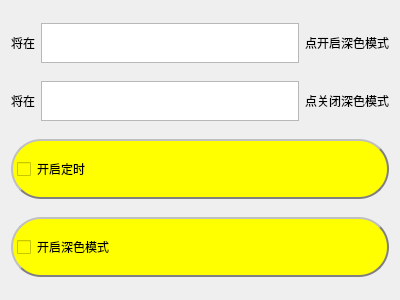
<?xml version="1.0" encoding="UTF-8"?>
<ui version="4.0">
 <class>Dialog4</class>
 <widget class="QDialog" name="Dialog4">
  <property name="geometry">
   <rect>
    <x>0</x>
    <y>0</y>
    <width>400</width>
    <height>300</height>
   </rect>
  </property>
  <property name="windowTitle">
   <string>Dialog</string>
  </property>
  <layout class="QVBoxLayout" name="verticalLayout">
   <item>
    <layout class="QHBoxLayout" name="horizontalLayout">
     <item>
      <widget class="QLabel" name="label">
       <property name="styleSheet">
        <string notr="true">font: 16pt &quot;华文琥珀&quot;;</string>
       </property>
       <property name="text">
        <string>将在</string>
       </property>
      </widget>
     </item>
     <item>
      <widget class="QTextEdit" name="textEdit">
       <property name="maximumSize">
        <size>
         <width>16777215</width>
         <height>40</height>
        </size>
       </property>
      </widget>
     </item>
     <item>
      <widget class="QLabel" name="label_2">
       <property name="styleSheet">
        <string notr="true">font: 16pt &quot;华文琥珀&quot;;</string>
       </property>
       <property name="text">
        <string>点开启深色模式</string>
       </property>
      </widget>
     </item>
    </layout>
   </item>
   <item>
    <layout class="QHBoxLayout" name="horizontalLayout_2">
     <item>
      <widget class="QLabel" name="label_3">
       <property name="styleSheet">
        <string notr="true">font: 16pt &quot;华文琥珀&quot;;</string>
       </property>
       <property name="text">
        <string>将在</string>
       </property>
      </widget>
     </item>
     <item>
      <widget class="QTextEdit" name="textEdit_2">
       <property name="maximumSize">
        <size>
         <width>16777215</width>
         <height>40</height>
        </size>
       </property>
      </widget>
     </item>
     <item>
      <widget class="QLabel" name="label_4">
       <property name="styleSheet">
        <string notr="true">font: 16pt &quot;华文琥珀&quot;;</string>
       </property>
       <property name="text">
        <string>点关闭深色模式</string>
       </property>
      </widget>
     </item>
    </layout>
   </item>
   <item>
    <layout class="QHBoxLayout" name="horizontalLayout_3"/>
   </item>
   <item>
    <widget class="QCheckBox" name="checkBox_2">
     <property name="minimumSize">
      <size>
       <width>0</width>
       <height>60</height>
      </size>
     </property>
     <property name="styleSheet">
      <string notr="true">QCheckBox{background-color: rgb(255, 255, 0);border:2px groove gray;border-radius:30px;padding:2px 4px;border-style: outset;font: 16pt &quot;华文琥珀&quot;;}
QCheckBox:hover{background-color:rgb(229, 241, 251); color: black;}
QCheckBox:pressed{background-color:rgb(204, 228, 247);border-style: inset;}
</string>
     </property>
     <property name="text">
      <string>开启定时</string>
     </property>
    </widget>
   </item>
   <item>
    <widget class="QCheckBox" name="checkBox">
     <property name="minimumSize">
      <size>
       <width>0</width>
       <height>60</height>
      </size>
     </property>
     <property name="styleSheet">
      <string notr="true">QCheckBox{background-color: rgb(255, 255, 0);border:2px groove gray;border-radius:30px;padding:2px 4px;border-style: outset;font: 16pt &quot;华文琥珀&quot;;}
QCheckBox:hover{background-color:rgb(229, 241, 251); color: black;}
QCheckBox:pressed{background-color:rgb(204, 228, 247);border-style: inset;}
</string>
     </property>
     <property name="text">
      <string>开启深色模式</string>
     </property>
    </widget>
   </item>
   <item>
    <layout class="QHBoxLayout" name="horizontalLayout_5"/>
   </item>
  </layout>
 </widget>
 <resources/>
 <connections/>
</ui>
